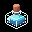

Rendered tile map (Tiled .tmx) drawn with the repository's tilesets; below, a short description and the full map source, tile grids included:
An orthogonal 1x1 tile map with 32x32 px tiles, 1 tile layer (target_bonus), 1 hidden layer not drawn and 1 object.

<map version="1.2" tiledversion="1.3.4" orientation="orthogonal" renderorder="left-up" width="1" height="1" tilewidth="32" tileheight="32" infinite="0" nextlayerid="4" nextobjectid="2">
 <tileset firstgid="1" source="bonuses.tsx" />
 <layer id="1" name="target_bonus" width="1" height="1">
  <data encoding="csv">
1
</data>
 </layer>
 <objectgroup id="3" name="Слой объектов 1">
  <object id="1" x="4.45455" y="3.54545" width="23.5455" height="25.7273" />
 </objectgroup>
 <layer id="2" name="health_bonus" width="1" height="1" visible="0">
  <data encoding="csv">
3
</data>
 </layer>
</map>
